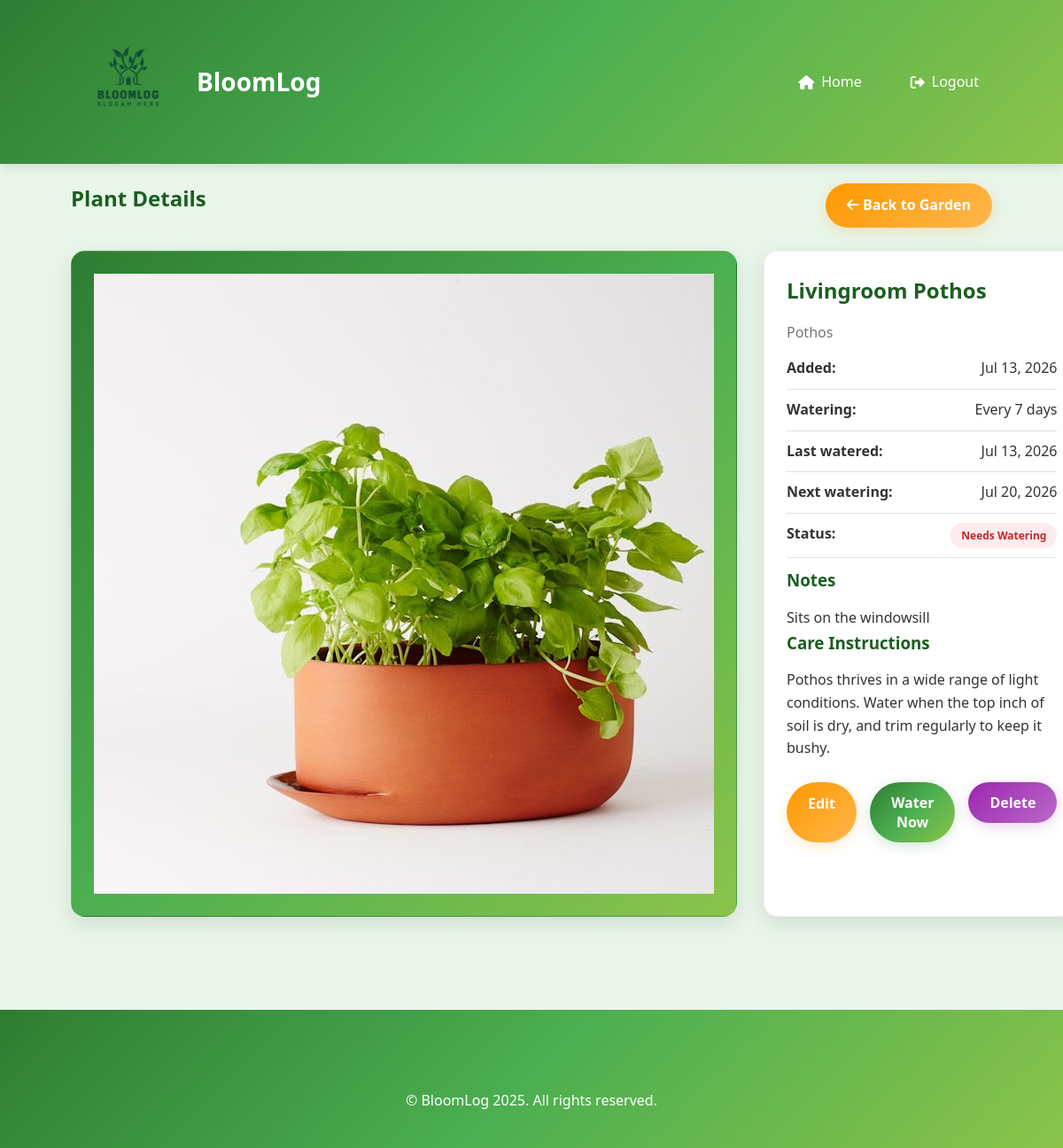
The app's page /view-plant.php?id=1 (signed in) with its own data.
### tables this page shows
CREATE TABLE `userplants` (
    `user_plant_id`     INT(11)       NOT NULL AUTO_INCREMENT,
    `user_id`           INT(11)       NOT NULL,
    `plant_catalog_id`  INT(11)       NOT NULL,
    `nickname`          VARCHAR(100)  NOT NULL,
    `notes`             VARCHAR(255)  DEFAULT NULL,
    `last_watered_date` DATE          NOT NULL,
    `next_watered_date` DATE          NOT NULL,
    `date_added`        DATE          NOT NULL,
    PRIMARY KEY (`user_plant_id`),
    KEY `user_id` (`user_id`),
    KEY `plant_catalog_id` (`plant_catalog_id`),
    CONSTRAINT `userplants_ibfk_1` FOREIGN KEY (`user_id`)
        REFERENCES `users` (`userid`) ON DELETE CASCADE ON UPDATE CASCADE,
    CONSTRAINT `userplants_ibfk_2` FOREIGN KEY (`plant_catalog_id`)
        REFERENCES `plantcatalog` (`plantid`) ON DELETE CASCADE ON UPDATE CASCADE
);

CREATE TABLE `plantcatalog` (
    `plantid`           INT(11)       NOT NULL AUTO_INCREMENT,
    `plantName`         VARCHAR(100)  NOT NULL,
    `wateringfrequency` INT(11)       NOT NULL,
    `image_path`        VARCHAR(255)  NOT NULL,
    `plant_Info`        VARCHAR(500)  NOT NULL,
    `mintemperature`    DECIMAL(5,2)  DEFAULT NULL,
    `maxtemperature`    DECIMAL(5,2)  DEFAULT NULL,
    `minhumidity`       DECIMAL(5,2)  DEFAULT NULL,
    `maxhumidity`       DECIMAL(5,2)  DEFAULT NULL,
    `plant_summary`     VARCHAR(255)  NOT NULL,
    PRIMARY KEY (`plantid`)
);

### view-plant.php (the view, shortened to what this page needs)
<?php
$conn = mysqli_connect(DB_HOST, DB_USER, DB_PASS, DB_NAME);
$userPlantID = $_GET['id'];
$userID = $_SESSION['userid'];
$sql = $conn->prepare("
    SELECT u.*, c.plantName, c.image_path, c.wateringfrequency, c.mintemperature, c.maxtemperature,
           c.minhumidity, c.maxhumidity, c.plant_Info
    FROM userplants u
    JOIN plantcatalog c ON u.plant_catalog_id = c.plantid
    WHERE u.user_plant_id = ? AND u.user_id = ?
");
$sql->bind_param("ii", $userPlantID, $userID);
$sql->execute();
$result = $sql->get_result();
$plant = $result->fetch_assoc();
$today = strtotime(date('Y-m-d'));
$nextWater = strtotime($plant['next_watered_date']);
$daysLeft = ceil(($nextWater - $today) / 86400);
$status = $daysLeft <= 0 ? "Needs Watering" : "Well Watered";
$statusClass = $daysLeft <= 0 ? "needs-water" : "watered";
?>
<!DOCTYPE html>
<html lang="en">
<head>
    <link rel="stylesheet" href="https://cdnjs.cloudflare.com/ajax/libs/font-awesome/6.4.0/css/all.min.css">
    <link rel="stylesheet" href="style.css">
</head>
<body>
<header>
    <div class="container">
        <div class="header-content">
            <div class="logo">
                <span class="logo-icon"><img src="image/logo.PNG" width="130"></span>
                <h1>BloomLog</h1>
            </div>
            <nav>
                <ul>
                    <li><a href="homepage.php"><i class="fas fa-home"></i> Home</a></li>
                    <li><a href="logout.php"><i class="fas fa-sign-out-alt"></i> Logout</a></li>
                </ul>
            </nav>
        </div>
    </div>
</header>
<section class="container">
    <div class="form-header">
        <h2>Plant Details</h2>
        <a href="homepage.php" class="btn btn-secondary"><i class="fas fa-arrow-left"></i> Back to Garden</a>
    </div>
    <div class="plant-detail-container">
        <div class="plant-detail-image card">
             <img src="<?= $plant['image_path']; ?>" alt="<?= $plant['plantName']; ?>">
        </div>
        <div class="plant-detail-info card">
            <h1><?= htmlspecialchars($plant['nickname']); ?></h1>
            <p class="plant-species"><?= htmlspecialchars($plant['plantName']); ?></p>
            <div class="detail-item"><strong>Added:</strong> <?= date("M d, Y", strtotime($plant['date_added'])); ?></div>
            <div class="detail-item"><strong>Watering:</strong> Every <?= $plant['wateringfrequency']; ?> days</div>
            <div class="detail-item"><strong>Last watered:</strong> <?= date("M d, Y", strtotime($plant['last_watered_date'])); ?></div>
            <div class="detail-item"><strong>Next watering:</strong> <?= date("M d, Y", strtotime($plant['next_watered_date'])); ?></div>
            <div class="detail-item">
                <strong>Status:</strong>
                <span class="watering-status <?= $statusClass; ?>"><?= $status ?></span>
            </div>
            <h3>Notes</h3>
            <p><?= $plant['notes'] ?: "No notes added." ?></p>
            <h3>Care Instructions</h3>
            <p><?= nl2br($plant['plant_Info']); ?></p>
            <div class="plant-detail-actions">
                <a href="edit-plant.php?id=<?= $userPlantID ?>" class="btn btn-secondary">Edit</a>
                <form method="POST">
                    <button class="btn <?= $status === 'Well Watered' ? 'disabled-btn' : '' ?>"
                            name="water"
                            <?= $status === 'Well Watered' ? 'disabled' : '' ?>>
                        Water Now
                    </button>
                </form>
                <form method="POST" onsubmit="return confirm('Are you sure you want to delete this plant?');">
                    <button class="btn btn-accent" name="delete">Delete</button>
                </form>
            </div>
        </div>
    </div>
</section>
<footer>
    <div class="container">
        <p style="text-align:center;margin-top:30px;">© BloomLog 2025. All rights reserved.</p>
    </div>
</footer>
</body>
</html>

### style.css (style rules this page uses)
* { margin: 0; padding: 0; box-sizing: border-box; font-family: 'Segoe UI', Tahoma, Geneva, Verdana, sans-serif; }
:root { --primary: #2e7d32; --primary-light: #4caf50; --primary-dark: #1b5e20; --secondary: #ff9800; --accent: #9c27b0; --light: #f5f5f5; --dark: #333; --gray: #757575; --light-gray: #e0e0e0; --gradient: linear-gradient(135deg, #2e7d32, #4caf50, #8bc34a); --gradient-secondary: linear-gradient(135deg, #ff9800, #ffb74d); --gradient-accent: linear-gradient(135deg, #9c27b0, #ba68c8); }
body { background-color: #f9f9f9; color: var(--dark); line-height: 1.6; }
.container { width: 90%; max-width: 1200px; margin: 0 auto; padding: 20px; }
.btn { display: inline-block; background: var(--gradient); color: white; padding: 12px 24px; border: none; border-radius: 50px; cursor: pointer; font-size: 16px; font-weight: 600; transition: all 0.3s ease; box-shadow: 0 4px 15px rgba(46, 125, 50, 0.2); text-decoration: none; }
.btn-secondary { background: var(--gradient-secondary); box-shadow: 0 4px 15px rgba(255, 152, 0, 0.2); }
.btn-accent { background: var(--gradient-accent); box-shadow: 0 4px 15px rgba(156, 39, 176, 0.2); }
.card { background-color: white; border-radius: 16px; box-shadow: 0 8px 25px rgba(0, 0, 0, 0.1); padding: 25px; margin-bottom: 25px; transition: transform 0.3s ease, box-shadow 0.3s ease; border: 1px solid rgba(0, 0, 0, 0.05); }
h1, h2, h3 { color: var(--primary-dark); margin-bottom: 15px; }
header { background: var(--gradient); box-shadow: 0 4px 12px rgba(0, 0, 0, 0.1); position: sticky; top: 0; z-index: 100; }
.header-content { display: flex; justify-content: space-between; align-items: center; padding: 15px 0; }
.logo { display: flex; align-items: center; }
.logo h1 { margin: 0; color: white; font-size: 28px; font-weight: 700; }
.logo-icon { font-size: 32px; margin-right: 12px; color: white; }
nav ul { display: flex; list-style: none; }
nav ul li { margin-left: 25px; }
nav ul li a { text-decoration: none; color: white; font-weight: 500; transition: color 0.3s; display: flex; align-items: center; padding: 8px 15px; border-radius: 50px; transition: all 0.3s ease; }
nav ul li a i { margin-right: 8px; }
.plant-species { color: var(--gray); margin-bottom: 15px; font-size: 16px; }
.detail-item { display: flex; justify-content: space-between; margin-bottom: 10px; padding-bottom: 10px; border-bottom: 1px solid var(--light-gray); }
.watering-status { display: inline-block; padding: 5px 12px; border-radius: 50px; font-size: 12px; font-weight: bold; }
.needs-water { background: #ffebee; color: #c62828; }
.plant-detail-container { display: flex; gap: 30px; }
.plant-detail-image { flex: 1; background: var(--gradient); border-radius: 16px; display: flex; align-items: center; justify-content: center; color: white; font-size: 120px; min-height: 400px; }
.plant-detail-info { flex: 2; }
.plant-detail-actions { display: flex; gap: 15px; margin-top: 25px; }
.form-header { display: flex; justify-content: space-between; align-items: center; margin-bottom: 25px; }
footer { background: var(--gradient); color: white; padding: 40px 0 20px; margin-top: 60px; }

### records on screen
userplants: plant_catalog.image_path (picture), nickname "Livingroom Pothos", plant_catalog.plantName "Pothos", date_added "Jul 13, 2026", plant_catalog.wateringfrequency "7", last_watered_date "Jul 13, 2026", next_watered_date "Jul 20, 2026", notes "Sits on the windowsill", plant_catalog.plant_Info "Pothos thrives in a wide range of light conditions. Water when the top inch of soil is dry, and trim regularly to keep it bushy."
